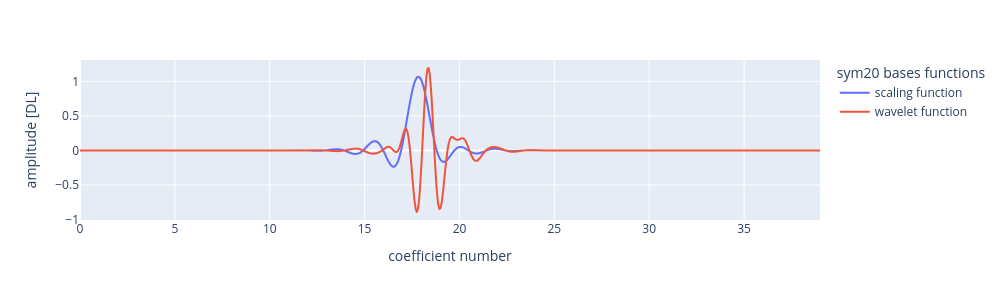

The code cell stored with this chart in its notebook:
### Code cell
[phi, psi, x] = pywt.Wavelet(wavelet).wavefun(level=min_level)

wavelet_scal_df = pd.DataFrame(
    data={
        "x": x,
        "y": phi,
        "legend": "scaling function",
    }
)
wavelet_fun_df = pd.DataFrame(
    data={
        "x": x,
        "y": psi,
        "legend": "wavelet function",
    }
)
wavelet_df = pd.concat([wavelet_scal_df, wavelet_fun_df])

fig = px.line(wavelet_df,x="x", y="y", color="legend")

fig.update_layout(
    height=300,
    width=1000,
    legend_title=wavelet+' bases functions',
    xaxis=dict(title="coefficient number"),
    yaxis=dict(title="amplitude [DL]"), #r"$\text{Relative radiated pressure } [p/p_0]$"),
)
fig.show()
if savefig_flag:
    save_figure(fig, wavelet+f"_bases functions_{result_id}")

### Figure 1 — Plotly figure (JSON) as saved in the notebook; plotly's stock layout.template omitted (floating-point values rounded to 4 significant figures; data arrays with more than 128 entries replaced by an {"elided": "..."} marker saying what was removed)
{"data": [{"hovertemplate": "legend=scaling function<br>x=%{x}<br>y=%{y}<extra></extra>", "legendgroup": "scaling function", "line": {"color": "#636efa", "dash": "solid"}, "marker": {"symbol": "circle"}, "mode": "lines", "name": "scaling function", "showlegend": true, "type": "scattergl", "x": {"elided": "625 float values"}, "xaxis": "x", "y": {"elided": "625 float values"}, "yaxis": "y"}, {"hovertemplate": "legend=wavelet function<br>x=%{x}<br>y=%{y}<extra></extra>", "legendgroup": "wavelet function", "line": {"color": "#EF553B", "dash": "solid"}, "marker": {"symbol": "circle"}, "mode": "lines", "name": "wavelet function", "showlegend": true, "type": "scattergl", "x": {"elided": "625 float values"}, "xaxis": "x", "y": {"elided": "625 float values"}, "yaxis": "y"}], "layout": {"height": 300, "legend": {"title": {"text": "sym20 bases functions"}, "tracegroupgap": 0}, "margin": {"t": 60}, "width": 1000, "xaxis": {"anchor": "y", "domain": [0, 1], "title": {"text": "coefficient number"}}, "yaxis": {"anchor": "x", "domain": [0, 1], "title": {"text": "amplitude [DL]"}}}}
